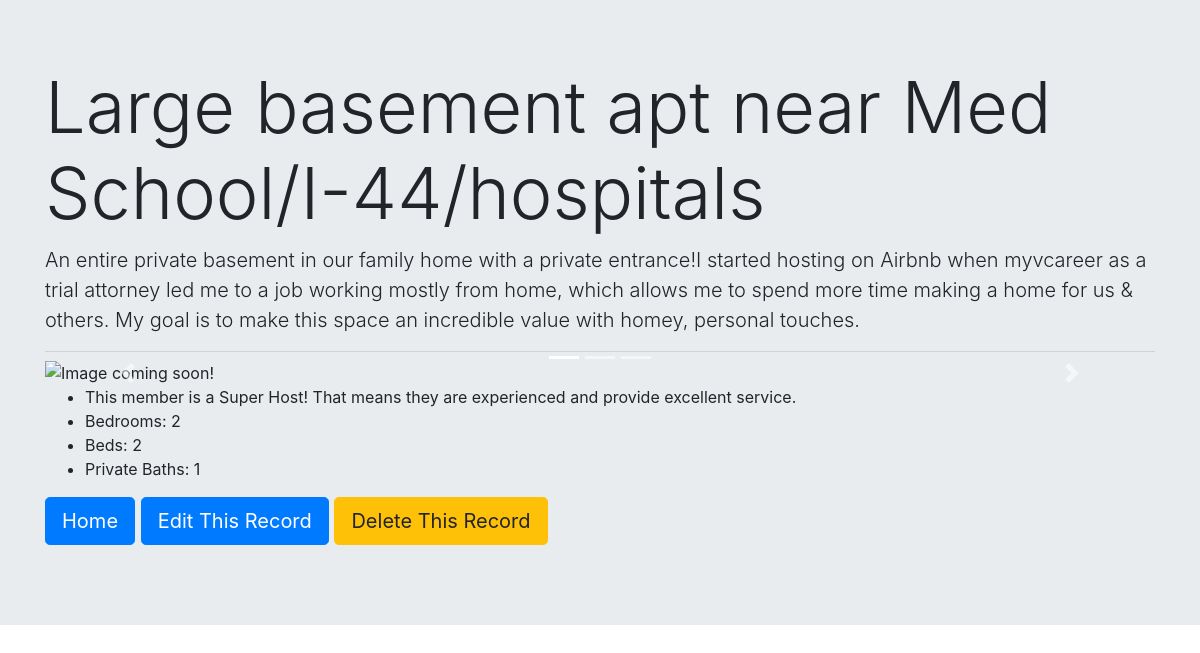
The page /details.php?id=21 on the database its author committed.
### tables this page shows
CREATE TABLE `items` (
  `id` int(11) NOT NULL AUTO_INCREMENT,
  `title` varchar(255) NOT NULL,
  `bedrooms` int(11) NOT NULL DEFAULT '1',
  `beds` int(11) NOT NULL DEFAULT '1',
  `baths` int(11) NOT NULL DEFAULT '0',
  `superhosted` tinyint(4) NOT NULL DEFAULT '0',
  `description` longtext NOT NULL,
  PRIMARY KEY (`id`),
  UNIQUE KEY `title_UNIQUE` (`title`)
);

### details.php (the view, shortened to what this page needs)
<?php
    include "PDO.php";
    if (isset($_SERVER["QUERY_STRING"])) {
        $query_array = explode("=",$_SERVER["QUERY_STRING"]);
        $id = $query_array[1];
        $get_details = $pdo->prepare("SELECT * FROM items WHERE id = ?");
        $get_details->execute([$id]);
        $bnb = $get_details->fetch(PDO::FETCH_ASSOC);
    }
?>
<!doctype html>
<html lang="en">
<head>
    <link href="https://stackpath.bootstrapcdn.com/bootstrap/4.3.1/css/bootstrap.min.css" rel="stylesheet">
</head>
<body>
    <div class="jumbotron jumbotron-fluid">
        <div class="container">
            <h1 class="display-3"><?= $bnb['title']?></h1>
            <p class="lead"><?= $bnb['description'] ?></p>
            <hr class="my-2">
            <div id="bnbpics" class="carousel slide" data-ride="carousel">
                <ol class="carousel-indicators">
                    <li data-target="#bnbpics" data-slide-to="0" class="active"></li>
                    <li data-target="#bnbpics" data-slide-to="1"></li>
                    <li data-target="#bnbpics" data-slide-to="2"></li>
                </ol>
                <div class="carousel-inner" role="listbox">
                    <div class="carousel-item active">
                    </div>
                </div>
                <a class="carousel-control-prev" href="#bnbpics" role="button" data-slide="prev">
                    <span class="carousel-control-prev-icon" aria-hidden="true"></span>
                </a>
                <a class="carousel-control-next" href="#bnbpics" role="button" data-slide="next">
                    <span class="carousel-control-next-icon" aria-hidden="true"></span>
                </a>
            </div>
            <ul>
                <?php
                    if ($bnb['superhosted'] == 1) {
                        echo "<li>This member is a Super Host! That means they are experienced and provide excellent service.</li>";
                    }
                ?>
                <li>Bedrooms: <?= $bnb['bedrooms']?></li>
                <li>Beds: <?= $bnb['beds'] ?></li>
                <li>Private Baths: <?= $bnb['baths'] ?></li>
            </ul>
            <p class="lead">
                <a class="btn btn-primary btn-lg" href="index.php" role="button">Home</a>
                <a class="btn btn-primary btn-lg" href="edit.php?id=<?= $id ?>" role="button">Edit This Record</a>
                <a class="btn btn-warning btn-lg" id="delete-button" href="delete-record.php?id=<?= $id ?>" role="button">Delete This Record</a>
            </p>
        </div>
    </div>
</body>
</html>

### rows shown on the page
items: title "Large basement apt near Med School/I-44/hospitals", description "An entire private basement in our family home with a private entrance!I started hosting on Airbnb when myvcareer as a trial attorney led me to a job working mostly from home, which allows me to spend more time making a home for us & others. My goal is to make this space an incredible value with homey, personal touches.", bedrooms "2", beds "2", baths "1"
